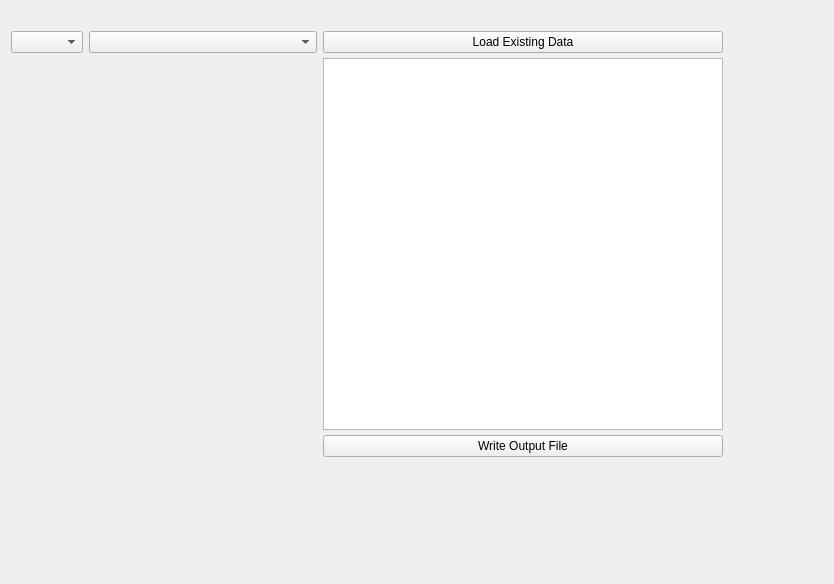
<?xml version="1.0" encoding="UTF-8"?>
<ui version="4.0">
 <class>MainWidget</class>
 <widget class="QWidget" name="MainWidget">
  <property name="geometry">
   <rect>
    <x>0</x>
    <y>0</y>
    <width>834</width>
    <height>584</height>
   </rect>
  </property>
  <property name="windowTitle">
   <string>Form</string>
  </property>
  <widget class="QWidget" name="layoutWidget">
   <property name="geometry">
    <rect>
     <x>1</x>
     <y>21</y>
     <width>732</width>
     <height>461</height>
    </rect>
   </property>
   <layout class="QVBoxLayout" name="verticalLayout_3">
    <property name="leftMargin">
     <number>10</number>
    </property>
    <property name="topMargin">
     <number>10</number>
    </property>
    <property name="rightMargin">
     <number>10</number>
    </property>
    <property name="bottomMargin">
     <number>5</number>
    </property>
    <item>
     <layout class="QHBoxLayout" name="horizontalLayout_2">
      <property name="margin">
       <number>0</number>
      </property>
      <item>
       <layout class="QVBoxLayout" name="verticalLayout_2" stretch="1,3,4">
        <item>
         <layout class="QHBoxLayout" name="horizontalLayout" stretch="1,5">
          <item>
           <widget class="QComboBox" name="TemplateType"/>
          </item>
          <item>
           <widget class="QComboBox" name="TemplateSelect">
            <property name="sizePolicy">
             <sizepolicy hsizetype="Minimum" vsizetype="Fixed">
              <horstretch>0</horstretch>
              <verstretch>0</verstretch>
             </sizepolicy>
            </property>
           </widget>
          </item>
         </layout>
        </item>
        <item>
         <widget class="QLabel" name="TemplateInfo">
          <property name="sizePolicy">
           <sizepolicy hsizetype="Fixed" vsizetype="Preferred">
            <horstretch>0</horstretch>
            <verstretch>0</verstretch>
           </sizepolicy>
          </property>
          <property name="minimumSize">
           <size>
            <width>300</width>
            <height>150</height>
           </size>
          </property>
          <property name="maximumSize">
           <size>
            <width>200</width>
            <height>16777215</height>
           </size>
          </property>
          <property name="font">
           <font>
            <pointsize>10</pointsize>
           </font>
          </property>
          <property name="frameShadow">
           <enum>QFrame::Raised</enum>
          </property>
          <property name="text">
           <string/>
          </property>
          <property name="wordWrap">
           <bool>true</bool>
          </property>
         </widget>
        </item>
        <item>
         <widget class="QLabel" name="TemplateThumbnail">
          <property name="minimumSize">
           <size>
            <width>0</width>
            <height>225</height>
           </size>
          </property>
          <property name="text">
           <string/>
          </property>
          <property name="scaledContents">
           <bool>true</bool>
          </property>
          <property name="alignment">
           <set>Qt::AlignCenter</set>
          </property>
          <property name="margin">
           <number>10</number>
          </property>
         </widget>
        </item>
       </layout>
      </item>
      <item>
       <layout class="QVBoxLayout" name="verticalLayout">
        <property name="spacing">
         <number>5</number>
        </property>
        <property name="sizeConstraint">
         <enum>QLayout::SetDefaultConstraint</enum>
        </property>
        <item>
         <widget class="QPushButton" name="LoadButton">
          <property name="sizePolicy">
           <sizepolicy hsizetype="Expanding" vsizetype="Fixed">
            <horstretch>0</horstretch>
            <verstretch>0</verstretch>
           </sizepolicy>
          </property>
          <property name="text">
           <string>Load Existing Data</string>
          </property>
         </widget>
        </item>
        <item>
         <widget class="QPlainTextEdit" name="InputData">
          <property name="minimumSize">
           <size>
            <width>400</width>
            <height>0</height>
           </size>
          </property>
          <property name="font">
           <font>
            <family>Liberation Mono</family>
            <pointsize>11</pointsize>
           </font>
          </property>
          <property name="frameShape">
           <enum>QFrame::StyledPanel</enum>
          </property>
          <property name="frameShadow">
           <enum>QFrame::Sunken</enum>
          </property>
         </widget>
        </item>
        <item>
         <widget class="QPushButton" name="WriteButton">
          <property name="sizePolicy">
           <sizepolicy hsizetype="Expanding" vsizetype="Fixed">
            <horstretch>0</horstretch>
            <verstretch>0</verstretch>
           </sizepolicy>
          </property>
          <property name="text">
           <string>Write Output File</string>
          </property>
         </widget>
        </item>
       </layout>
      </item>
     </layout>
    </item>
    <item>
     <widget class="QLabel" name="Status">
      <property name="text">
       <string/>
      </property>
     </widget>
    </item>
   </layout>
  </widget>
 </widget>
 <resources/>
 <connections/>
</ui>
